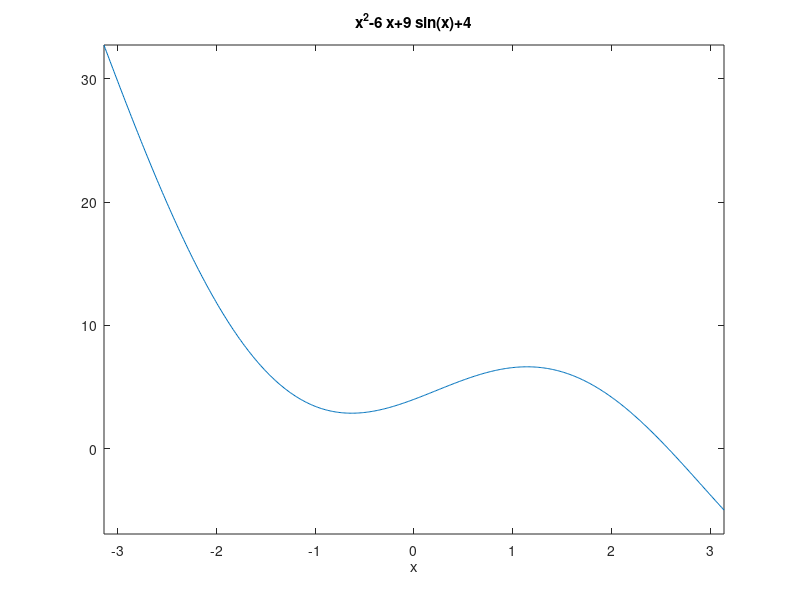
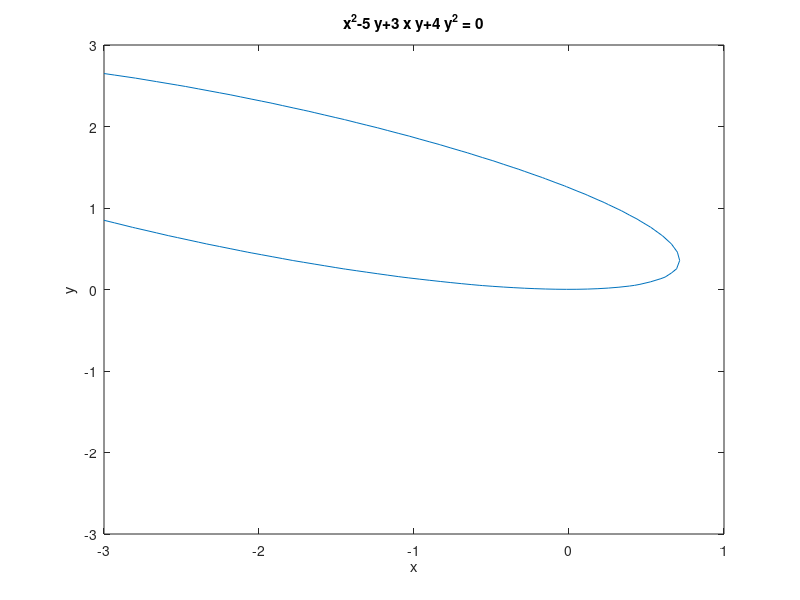

The MATLAB source for these figures, in order:
clc
clear all;
figure;
fplot('x^2-6*x+9*sin(x)+4',[-pi,pi]);
ezplot('x^2-6*x+9*sin(x)+4',[-pi,pi]);
clear all;
figure;
ezplot('x^2-5*y+3*x*y+4*y^2',[-3,1,-3,3])